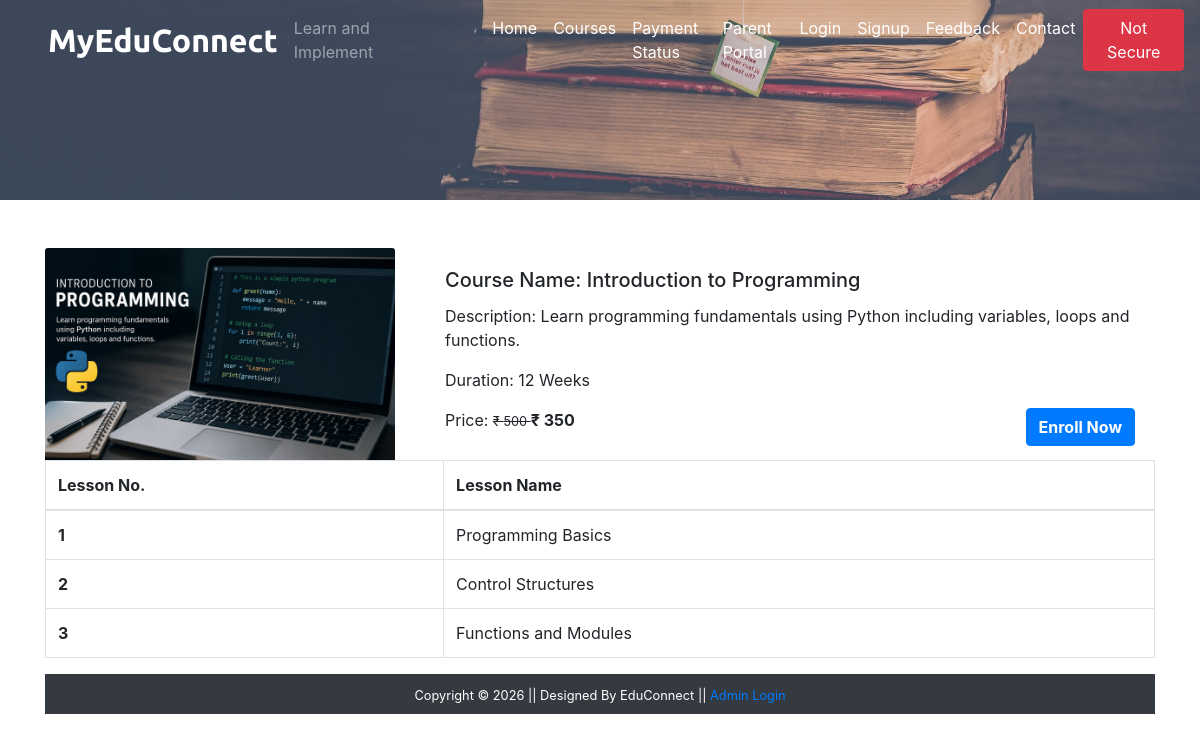
The page /coursedetails.php?course_id=1 on the database its author committed.
### tables this page shows
CREATE TABLE `course` (
  `course_id` int(11) NOT NULL,
  `course_name` text NOT NULL,
  `course_desc` text NOT NULL,
  `course_author` varchar(255) NOT NULL,
  `course_img` text NOT NULL,
  `course_duration` text NOT NULL,
  `course_price` int(11) NOT NULL,
  `course_original_price` int(11) NOT NULL
);

CREATE TABLE `lesson` (
  `lesson_id` int(11) NOT NULL,
  `lesson_name` text NOT NULL,
  `lesson_desc` text NOT NULL,
  `lesson_link` text NOT NULL,
  `course_id` int(11) NOT NULL,
  `course_name` text NOT NULL
);

### coursedetails.php (the view, shortened to what this page needs)
<?php
  include('./mainInclude/header.php');
?>
    <div class="container-fluid bg-dark">
      <div class="row">
        <img src="./image/coursebanner.jpg" alt="courses" style="height:200px; width:100%; object-fit:cover; box-shadow:10px;"/>
      </div>
    </div>
    <div class="container mt-5">
      <?php
          if(isset($_GET['course_id'])){
           $course_id = $_GET['course_id'];
           $sql = "SELECT * FROM course WHERE course_id = '$course_id'";
          $result = $conn->query($sql);
          if($result->num_rows > 0){
            while($row = $result->fetch_assoc()){
              echo '
                <div class="row">
                <div class="col-md-4">
                  <img src="'.str_replace('..', '.', $row['course_img']).'" class="card-img-top" alt="Guitar" />
                </div>
                <div class="col-md-8">
                  <div class="card-body">
                    <h5 class="card-title">Course Name: '.$row['course_name'].'</h5>
                    <p class="card-text"> Description: '.$row['course_desc'].'</p>
                    <p class="card-text"> Duration: '.$row['course_duration'].'</p>
                   <form action="checkout.php" method="post">
<p class="card-text d-inline">
Price:
<small>
<del>
&#8377 '.$row['course_original_price'].'
</del>
</small>
<span class="font-weight-bolder">
&#8377 '.$row['course_price'].'
</span>
</p>
<input
type="hidden"
name="id"
value="'.$row['course_price'].'">
<input
type="hidden"
name="course_id"
value="'.$row['course_id'].'">
<button
type="submit"
class="btn btn-primary text-white font-weight-bolder float-right"
name="buy">
Enroll Now
</button>
</form>
                  </div>
                </div>
              ';
            }
          }
         }
        ?>
      </div>
      <div class="container">
          <div class="row">
          <?php $sql = "SELECT * FROM lesson";
                $result = $conn->query($sql);
                if($result->num_rows > 0){
          echo '
           <table class="table table-bordered table-hover">
             <thead>
               <tr>
                 <th scope="col">Lesson No.</th>
                 <th scope="col">Lesson Name</th>
               </tr>
             </thead>
             <tbody>';
             $num = 0;
             while($row = $result->fetch_assoc()){
              if($row['course_id'] == $course_id) {
               $num++;
              echo ' <tr>
               <th scope="row">'.$num.'</th>
               <td>'. $row["lesson_name"].'</td></tr>';
              }
             }
             echo '</tbody>
           </table>';
            } ?>
       </div>
      </div>
     <?php
  include('./mainInclude/footer.php');
?>

### rows shown on the page
course: course_img (picture), course_name "Introduction to Programming", course_desc "Learn programming fundamentals using Python including variables, loops and functions.", course_duration "12 Weeks", course_original_price "500", course_price "350"
lesson: lesson_name "Programming Basics"
lesson: lesson_name "Control Structures"
lesson: lesson_name "Functions and Modules"
